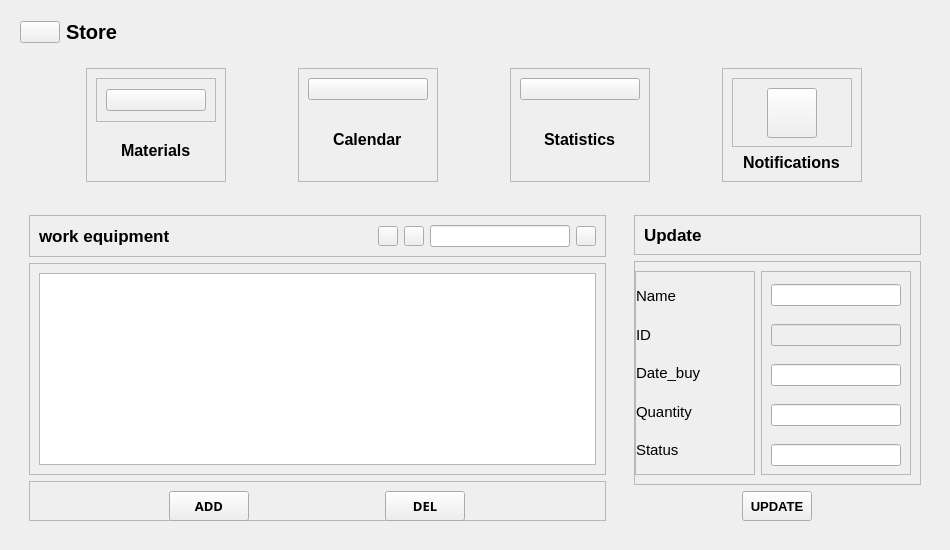
    <widget class="QWidget" name="MainBody" native="true">
     <property name="geometry">
      <rect>
       <x>197</x>
       <y>10</y>
       <width>950</width>
       <height>550</height>
      </rect>
     </property>
     <property name="minimumSize">
      <size>
       <width>950</width>
       <height>550</height>
      </size>
     </property>
     <property name="maximumSize">
      <size>
       <width>950</width>
       <height>400</height>
      </size>
     </property>
     <property name="sizeIncrement">
      <size>
       <width>0</width>
       <height>0</height>
      </size>
     </property>
     <layout class="QVBoxLayout" name="verticalLayout_14">
      <item>
       <widget class="QWidget" name="headerFrame_2" native="true">
        <layout class="QHBoxLayout" name="horizontalLayout_5">
         <property name="spacing">
          <number>0</number>
         </property>
         <property name="leftMargin">
          <number>0</number>
         </property>
         <property name="topMargin">
          <number>0</number>
         </property>
         <property name="rightMargin">
          <number>0</number>
         </property>
         <property name="bottomMargin">
          <number>0</number>
         </property>
         <item alignment="Qt::AlignLeft">
          <widget class="QWidget" name="widget_6" native="true">
           <layout class="QHBoxLayout" name="horizontalLayout_18">
            <item>
             <widget class="QPushButton" name="menuBtn_2">
              <property name="text">
               <string/>
              </property>
              <property name="icon">
               <iconset resource="resources.qrc">
                <normaloff>:/whiteIcons/assets/icons/white/menu.svg</normaloff>:/whiteIcons/assets/icons/white/menu.svg</iconset>
              </property>
              <property name="iconSize">
               <size>
                <width>24</width>
                <height>24</height>
               </size>
              </property>
             </widget>
            </item>
            <item>
             <widget class="QLabel" name="appHeader_2">
              <property name="font">
               <font>
                <pointsize>15</pointsize>
                <bold>true</bold>
               </font>
              </property>
              <property name="text">
               <string>Store</string>
              </property>
             </widget>
            </item>
           </layout>
          </widget>
         </item>
         <item alignment="Qt::AlignHCenter">
          <widget class="QWidget" name="widget_7" native="true">
           <layout class="QHBoxLayout" name="horizontalLayout_19"/>
          </widget>
         </item>
         <item alignment="Qt::AlignRight">
          <widget class="QWidget" name="widget_8" native="true">
           <layout class="QHBoxLayout" name="horizontalLayout_20">
            <property name="spacing">
             <number>0</number>
            </property>
            <property name="leftMargin">
             <number>0</number>
            </property>
            <property name="topMargin">
             <number>0</number>
            </property>
            <property name="rightMargin">
             <number>0</number>
            </property>
            <property name="bottomMargin">
             <number>0</number>
            </property>
           </layout>
          </widget>
         </item>
        </layout>
       </widget>
      </item>
      <item>
       <widget class="QWidget" name="cardsFrame_2" native="true">
        <layout class="QHBoxLayout" name="horizontalLayout_21">
         <item>
          <widget class="QFrame" name="card3_2">
           <property name="maximumSize">
            <size>
             <width>140</width>
             <height>16777215</height>
            </size>
           </property>
           <property name="frameShape">
            <enum>QFrame::StyledPanel</enum>
           </property>
           <property name="frameShadow">
            <enum>QFrame::Raised</enum>
           </property>
           <layout class="QVBoxLayout" name="verticalLayout_16">
            <item>
             <widget class="QFrame" name="frame_19">
              <property name="frameShape">
               <enum>QFrame::StyledPanel</enum>
              </property>
              <property name="frameShadow">
               <enum>QFrame::Raised</enum>
              </property>
              <layout class="QHBoxLayout" name="horizontalLayout_23">
               <item>
                <widget class="QPushButton" name="pushButton_32">
                 <property name="text">
                  <string/>
                 </property>
                 <property name="icon">
                  <iconset resource="resources.qrc">
                   <normaloff>:/whiteIcons/assets/icons/white/codepen.svg</normaloff>:/whiteIcons/assets/icons/white/codepen.svg</iconset>
                 </property>
                 <property name="iconSize">
                  <size>
                   <width>50</width>
                   <height>50</height>
                  </size>
                 </property>
                </widget>
               </item>
              </layout>
             </widget>
            </item>
            <item alignment="Qt::AlignHCenter">
             <widget class="QLabel" name="label_50">
              <property name="font">
               <font>
                <pointsize>12</pointsize>
                <bold>true</bold>
               </font>
              </property>
              <property name="text">
               <string>Materials</string>
              </property>
             </widget>
            </item>
           </layout>
          </widget>
         </item>
         <item>
          <widget class="QFrame" name="card4_5">
           <property name="minimumSize">
            <size>
             <width>140</width>
             <height>100</height>
            </size>
           </property>
           <property name="maximumSize">
            <size>
             <width>140</width>
             <height>140</height>
            </size>
           </property>
           <property name="frameShape">
            <enum>QFrame::StyledPanel</enum>
           </property>
           <property name="frameShadow">
            <enum>QFrame::Raised</enum>
           </property>
           <layout class="QVBoxLayout" name="verticalLayout_35">
            <item>
             <widget class="QPushButton" name="pushButton_20">
              <property name="text">
               <string/>
              </property>
              <property name="icon">
               <iconset resource="resources.qrc">
                <normaloff>:/whiteIcons/assets/icons/white/calendar.svg</normaloff>:/whiteIcons/assets/icons/white/calendar.svg</iconset>
              </property>
              <property name="iconSize">
               <size>
                <width>50</width>
                <height>50</height>
               </size>
              </property>
             </widget>
            </item>
            <item alignment="Qt::AlignHCenter">
             <widget class="QLabel" name="label_59">
              <property name="font">
               <font>
                <pointsize>12</pointsize>
                <bold>true</bold>
               </font>
              </property>
              <property name="text">
               <string>Calendar</string>
              </property>
             </widget>
            </item>
           </layout>
          </widget>
         </item>
         <item>
          <widget class="QFrame" name="card4_2">
           <property name="minimumSize">
            <size>
             <width>140</width>
             <height>100</height>
            </size>
           </property>
           <property name="maximumSize">
            <size>
             <width>140</width>
             <height>140</height>
            </size>
           </property>
           <property name="frameShape">
            <enum>QFrame::StyledPanel</enum>
           </property>
           <property name="frameShadow">
            <enum>QFrame::Raised</enum>
           </property>
           <layout class="QVBoxLayout" name="verticalLayout_17">
            <item>
             <widget class="QPushButton" name="pushButton_9">
              <property name="text">
               <string/>
              </property>
              <property name="icon">
               <iconset resource="resources.qrc">
                <normaloff>:/whiteIcons/assets/icons/white/trending-up.svg</normaloff>:/whiteIcons/assets/icons/white/trending-up.svg</iconset>
              </property>
              <property name="iconSize">
               <size>
                <width>50</width>
                <height>50</height>
               </size>
              </property>
             </widget>
            </item>
            <item alignment="Qt::AlignHCenter">
             <widget class="QLabel" name="label_53">
              <property name="font">
               <font>
                <pointsize>12</pointsize>
                <bold>true</bold>
               </font>
              </property>
              <property name="text">
               <string>Statistics</string>
              </property>
             </widget>
            </item>
           </layout>
          </widget>
         </item>
         <item>
          <widget class="QFrame" name="card2_2">
           <property name="enabled">
            <bool>true</bool>
           </property>
           <property name="minimumSize">
            <size>
             <width>140</width>
             <height>100</height>
            </size>
           </property>
           <property name="maximumSize">
            <size>
             <width>140</width>
             <height>140</height>
            </size>
           </property>
           <property name="frameShape">
            <enum>QFrame::StyledPanel</enum>
           </property>
           <property name="frameShadow">
            <enum>QFrame::Raised</enum>
           </property>
           <layout class="QVBoxLayout" name="verticalLayout_18">
            <item>
             <widget class="QFrame" name="frame_21">
              <property name="frameShape">
               <enum>QFrame::StyledPanel</enum>
              </property>
              <property name="frameShadow">
               <enum>QFrame::Raised</enum>
              </property>
              <layout class="QHBoxLayout" name="horizontalLayout_25">
               <item>
                <widget class="QPushButton" name="pushButton_10">
                 <property name="minimumSize">
                  <size>
                   <width>50</width>
                   <height>50</height>
                  </size>
                 </property>
                 <property name="maximumSize">
                  <size>
                   <width>50</width>
                   <height>50</height>
                  </size>
                 </property>
                 <property name="text">
                  <string/>
                 </property>
                 <property name="icon">
                  <iconset resource="resources.qrc">
                   <normaloff>:/whiteIcons/assets/icons/white/bell.svg</normaloff>:/whiteIcons/assets/icons/white/bell.svg</iconset>
                 </property>
                 <property name="iconSize">
                  <size>
                   <width>50</width>
                   <height>50</height>
                  </size>
                 </property>
                </widget>
               </item>
              </layout>
             </widget>
            </item>
            <item alignment="Qt::AlignHCenter">
             <widget class="QLabel" name="label_56">
              <property name="font">
               <font>
                <pointsize>12</pointsize>
                <bold>true</bold>
               </font>
              </property>
              <property name="text">
               <string>Notifications</string>
              </property>
             </widget>
            </item>
           </layout>
          </widget>
         </item>
        </layout>
       </widget>
      </item>
      <item>
       <widget class="QWidget" name="mainFrame_2" native="true">
        <property name="sizePolicy">
         <sizepolicy hsizetype="Preferred" vsizetype="Expanding">
          <horstretch>0</horstretch>
          <verstretch>0</verstretch>
         </sizepolicy>
        </property>
        <layout class="QHBoxLayout" name="horizontalLayout_26">
         <property name="spacing">
          <number>10</number>
         </property>
         <item>
          <widget class="QWidget" name="widget_9" native="true">
           <property name="minimumSize">
            <size>
             <width>405</width>
             <height>0</height>
            </size>
           </property>
           <property name="maximumSize">
            <size>
             <width>800</width>
             <height>16777215</height>
            </size>
           </property>
           <layout class="QVBoxLayout" name="verticalLayout_2">
            <item>
             <widget class="QFrame" name="frame_22">
              <property name="frameShape">
               <enum>QFrame::StyledPanel</enum>
              </property>
              <property name="frameShadow">
               <enum>QFrame::Raised</enum>
              </property>
              <layout class="QHBoxLayout" name="horizontalLayout_27">
               <item alignment="Qt::AlignLeft">
                <widget class="QLabel" name="label_57">
                 <property name="font">
                  <font>
                   <pointsize>13</pointsize>
                   <bold>true</bold>
                  </font>
                 </property>
                 <property name="text">
                  <string>work equipment</string>
                 </property>
                </widget>
               </item>
               <item>
                <widget class="QPushButton" name="pushButton_8">
                 <property name="minimumSize">
                  <size>
                   <width>20</width>
                   <height>20</height>
                  </size>
                 </property>
                 <property name="maximumSize">
                  <size>
                   <width>20</width>
                   <height>20</height>
                  </size>
                 </property>
                 <property name="text">
                  <string/>
                 </property>
                 <property name="icon">
                  <iconset resource="resources.qrc">
                   <normaloff>:/blueIcons/assets/icons/blue/arrow-down.svg</normaloff>:/blueIcons/assets/icons/blue/arrow-down.svg</iconset>
                 </property>
                 <property name="iconSize">
                  <size>
                   <width>20</width>
                   <height>20</height>
                  </size>
                 </property>
                </widget>
               </item>
               <item>
                <widget class="QPushButton" name="pushButton_7">
                 <property name="minimumSize">
                  <size>
                   <width>20</width>
                   <height>20</height>
                  </size>
                 </property>
                 <property name="maximumSize">
                  <size>
                   <width>20</width>
                   <height>20</height>
                  </size>
                 </property>
                 <property name="text">
                  <string/>
                 </property>
                 <property name="icon">
                  <iconset resource="resources.qrc">
                   <normaloff>:/blueIcons/assets/icons/blue/arrow-up.svg</normaloff>:/blueIcons/assets/icons/blue/arrow-up.svg</iconset>
                 </property>
                 <property name="iconSize">
                  <size>
                   <width>20</width>
                   <height>20</height>
                  </size>
                 </property>
                </widget>
               </item>
               <item>
                <widget class="QLineEdit" name="lineEdit_8">
                 <property name="minimumSize">
                  <size>
                   <width>140</width>
                   <height>0</height>
                  </size>
                 </property>
                 <property name="maximumSize">
                  <size>
                   <width>140</width>
                   <height>16777215</height>
                  </size>
                 </property>
                </widget>
               </item>
               <item>
                <widget class="QPushButton" name="pushButton_5">
                 <property name="minimumSize">
                  <size>
                   <width>20</width>
                   <height>20</height>
                  </size>
                 </property>
                 <property name="maximumSize">
                  <size>
                   <width>20</width>
                   <height>20</height>
                  </size>
                 </property>
                 <property name="text">
                  <string/>
                 </property>
                 <property name="icon">
                  <iconset resource="resources.qrc">
                   <normaloff>:/blueIcons/assets/icons/blue/refresh-ccw.svg</normaloff>:/blueIcons/assets/icons/blue/refresh-ccw.svg</iconset>
                 </property>
                 <property name="iconSize">
                  <size>
                   <width>20</width>
                   <height>20</height>
                  </size>
                 </property>
                </widget>
               </item>
              </layout>
             </widget>
            </item>
            <item>
             <widget class="QFrame" name="frame_2">
              <property name="frameShape">
               <enum>QFrame::StyledPanel</enum>
              </property>
              <property name="frameShadow">
               <enum>QFrame::Raised</enum>
              </property>
              <layout class="QVBoxLayout" name="verticalLayout">
               <item>
                <widget class="QTableView" name="tableView">
                 <attribute name="horizontalHeaderMinimumSectionSize">
                  <number>32</number>
                 </attribute>
                 <attribute name="horizontalHeaderStretchLastSection">
                  <bool>false</bool>
                 </attribute>
                 <attribute name="verticalHeaderStretchLastSection">
                  <bool>false</bool>
                 </attribute>
                </widget>
               </item>
              </layout>
             </widget>
            </item>
            <item>
             <widget class="QFrame" name="frame_3">
              <property name="minimumSize">
               <size>
                <width>0</width>
                <height>40</height>
               </size>
              </property>
              <property name="maximumSize">
               <size>
                <width>16777215</width>
                <height>40</height>
               </size>
              </property>
              <property name="frameShape">
               <enum>QFrame::StyledPanel</enum>
              </property>
              <property name="frameShadow">
               <enum>QFrame::Raised</enum>
              </property>
              <layout class="QHBoxLayout" name="horizontalLayout">
               <item>
                <widget class="QPushButton" name="pushButton_3">
                 <property name="minimumSize">
                  <size>
                   <width>80</width>
                   <height>30</height>
                  </size>
                 </property>
                 <property name="maximumSize">
                  <size>
                   <width>80</width>
                   <height>30</height>
                  </size>
                 </property>
                 <property name="font">
                  <font>
                   <family>Segoe UI Black</family>
                   <pointsize>10</pointsize>
                   <bold>true</bold>
                  </font>
                 </property>
                 <property name="text">
                  <string>ADD</string>
                 </property>
                </widget>
               </item>
               <item>
                <widget class="QPushButton" name="pushButton_4">
                 <property name="minimumSize">
                  <size>
                   <width>80</width>
                   <height>30</height>
                  </size>
                 </property>
                 <property name="maximumSize">
                  <size>
                   <width>80</width>
                   <height>30</height>
                  </size>
                 </property>
                 <property name="font">
                  <font>
                   <family>Segoe UI Black</family>
                   <pointsize>10</pointsize>
                   <bold>true</bold>
                  </font>
                 </property>
                 <property name="text">
                  <string>DEL</string>
                 </property>
                </widget>
               </item>
              </layout>
             </widget>
            </item>
           </layout>
          </widget>
         </item>
         <item>
          <widget class="QWidget" name="widget_10" native="true">
           <layout class="QVBoxLayout" name="verticalLayout_20">
            <property name="leftMargin">
             <number>9</number>
            </property>
            <item>
             <widget class="QFrame" name="frame_4">
              <property name="minimumSize">
               <size>
                <width>0</width>
                <height>40</height>
               </size>
              </property>
              <property name="maximumSize">
               <size>
                <width>16777215</width>
                <height>40</height>
               </size>
              </property>
              <property name="frameShape">
               <enum>QFrame::StyledPanel</enum>
              </property>
              <property name="frameShadow">
               <enum>QFrame::Raised</enum>
              </property>
              <layout class="QVBoxLayout" name="verticalLayout_3">
               <property name="topMargin">
                <number>0</number>
               </property>
               <property name="bottomMargin">
                <number>0</number>
               </property>
               <item>
                <widget class="QLabel" name="label_2">
                 <property name="minimumSize">
                  <size>
                   <width>0</width>
                   <height>30</height>
                  </size>
                 </property>
                 <property name="maximumSize">
                  <size>
                   <width>16777215</width>
                   <height>30</height>
                  </size>
                 </property>
                 <property name="font">
                  <font>
                   <pointsize>13</pointsize>
                   <bold>true</bold>
                  </font>
                 </property>
                 <property name="text">
                  <string>Update</string>
                 </property>
                </widget>
               </item>
              </layout>
             </widget>
            </item>
            <item alignment="Qt::AlignLeft">
             <widget class="QFrame" name="frame_24">
              <property name="frameShape">
               <enum>QFrame::StyledPanel</enum>
              </property>
              <property name="frameShadow">
               <enum>QFrame::Raised</enum>
              </property>
              <layout class="QHBoxLayout" name="horizontalLayout_28">
               <property name="leftMargin">
                <number>0</number>
               </property>
               <item>
                <widget class="QFrame" name="frame_6">
                 <property name="minimumSize">
                  <size>
                   <width>120</width>
                   <height>0</height>
                  </size>
                 </property>
                 <property name="maximumSize">
                  <size>
                   <width>120</width>
                   <height>16777215</height>
                  </size>
                 </property>
                 <property name="font">
                  <font>
                   <pointsize>14</pointsize>
                  </font>
                 </property>
                 <property name="frameShape">
                  <enum>QFrame::StyledPanel</enum>
                 </property>
                 <property name="frameShadow">
                  <enum>QFrame::Raised</enum>
                 </property>
                 <layout class="QVBoxLayout" name="verticalLayout_4">
                  <property name="spacing">
                   <number>8</number>
                  </property>
                  <property name="leftMargin">
                   <number>0</number>
                  </property>
                  <item>
                   <widget class="QLabel" name="label_3">
                    <property name="font">
                     <font>
                      <pointsize>11</pointsize>
                     </font>
                    </property>
                    <property name="text">
                     <string>Name</string>
                    </property>
                   </widget>
                  </item>
                  <item>
                   <widget class="QLabel" name="label_4">
                    <property name="font">
                     <font>
                      <pointsize>11</pointsize>
                     </font>
                    </property>
                    <property name="text">
                     <string>ID</string>
                    </property>
                   </widget>
                  </item>
                  <item>
                   <widget class="QLabel" name="label_5">
                    <property name="font">
                     <font>
                      <pointsize>11</pointsize>
                     </font>
                    </property>
                    <property name="text">
                     <string>Date_buy</string>
                    </property>
                   </widget>
                  </item>
                  <item>
                   <widget class="QLabel" name="label_6">
                    <property name="font">
                     <font>
                      <pointsize>11</pointsize>
                     </font>
                    </property>
                    <property name="text">
                     <string>Quantity</string>
                    </property>
                   </widget>
                  </item>
                  <item>
                   <widget class="QLabel" name="label_7">
                    <property name="font">
                     <font>
                      <pointsize>11</pointsize>
                     </font>
                    </property>
                    <property name="text">
                     <string>Status</string>
                    </property>
                   </widget>
                  </item>
                 </layout>
                </widget>
               </item>
               <item>
                <widget class="QFrame" name="frame_5">
                 <property name="minimumSize">
                  <size>
                   <width>150</width>
                   <height>0</height>
                  </size>
                 </property>
                 <property name="maximumSize">
                  <size>
                   <width>150</width>
                   <height>16777215</height>
                  </size>
                 </property>
                 <property name="frameShape">
                  <enum>QFrame::StyledPanel</enum>
                 </property>
                 <property name="frameShadow">
                  <enum>QFrame::Raised</enum>
                 </property>
                 <layout class="QVBoxLayout" name="verticalLayout_5">
                  <property name="spacing">
                   <number>13</number>
                  </property>
                  <property name="topMargin">
                   <number>7</number>
                  </property>
                  <property name="bottomMargin">
                   <number>0</number>
                  </property>
                  <item>
                   <widget class="QLineEdit" name="lineEdit_3"/>
                  </item>
                  <item>
                   <widget class="QLineEdit" name="lineEdit_4">
                    <property name="enabled">
                     <bool>false</bool>
                    </property>
                   </widget>
                  </item>
                  <item>
                   <widget class="QLineEdit" name="lineEdit_5"/>
                  </item>
                  <item>
                   <widget class="QLineEdit" name="lineEdit_6"/>
                  </item>
                  <item>
                   <widget class="QLineEdit" name="lineEdit_7"/>
                  </item>
                 </layout>
                </widget>
               </item>
              </layout>
             </widget>
            </item>
            <item alignment="Qt::AlignHCenter">
             <widget class="QPushButton" name="pushButton_6">
              <property name="minimumSize">
               <size>
                <width>70</width>
                <height>30</height>
               </size>
              </property>
              <property name="maximumSize">
               <size>
                <width>70</width>
                <height>30</height>
               </size>
              </property>
              <property name="font">
               <font>
                <pointsize>10</pointsize>
                <bold>true</bold>
               </font>
              </property>
              <property name="text">
               <string>UPDATE</string>
              </property>
             </widget>
            </item>
           </layout>
          </widget>
         </item>
        </layout>
       </widget>
      </item>
     </layout>
    </widget>
